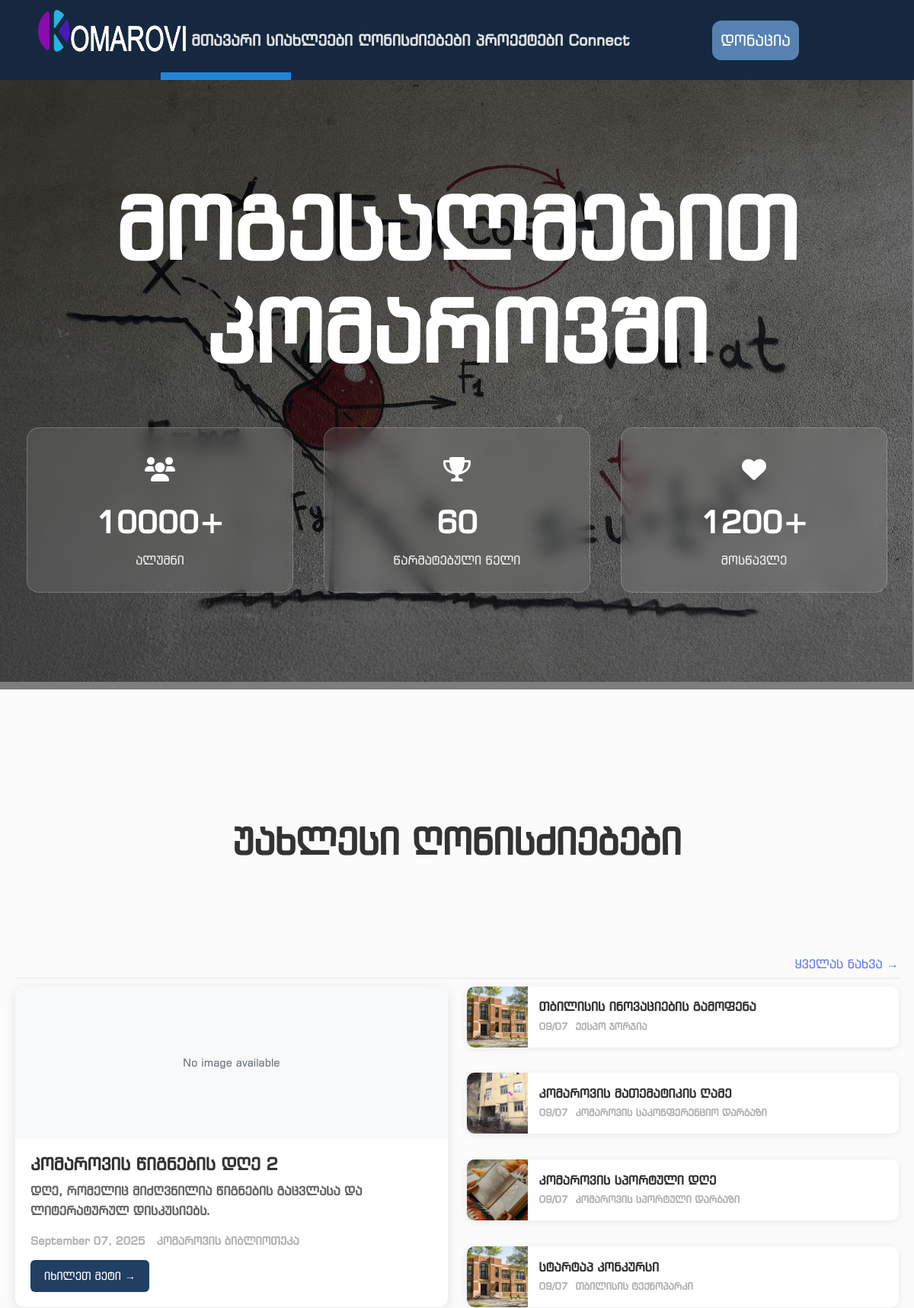
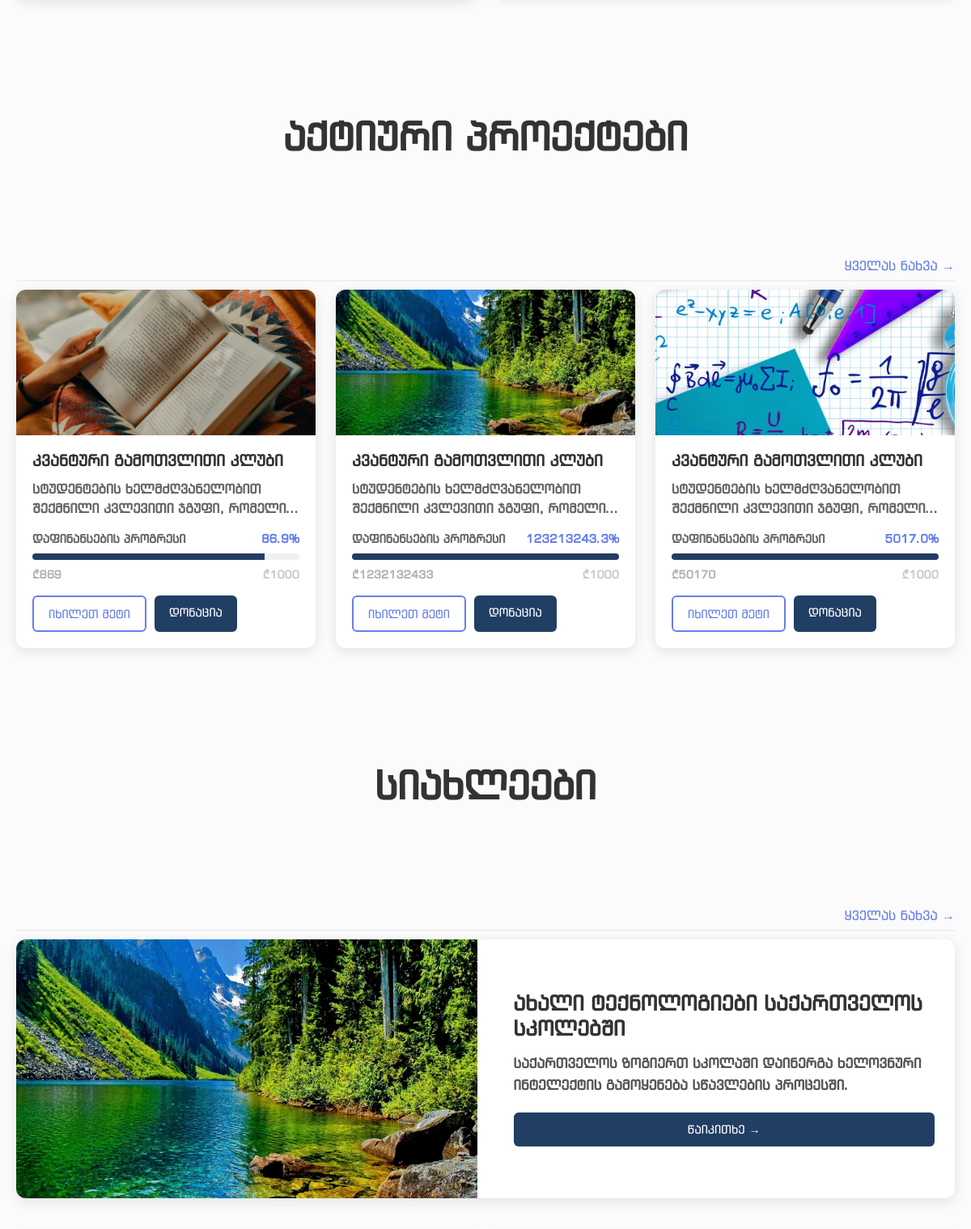
The page /home (upper part) on the database its author committed (2 pictures, top to bottom).
### models.py (models this page shows, shortened)
class Events(db.Model):
    id = db.Column(db.Integer, primary_key=True)
    title = db.Column(db.String(500), nullable=False)
    description = db.Column(db.Text)
    registration_link = db.Column(db.String(500))
    location = db.Column(db.String(500))
    image = db.Column(db.String(200))
    event_date = db.Column(db.DateTime)
    date_added = db.Column(db.DateTime, default=datetime.utcnow)

class Projects(db.Model):
    id = db.Column(db.Integer, primary_key=True)
    title = db.Column(db.String(500), nullable=False)
    description = db.Column(db.Text)
    funding_goal = db.Column(db.Integer, nullable=False, default=0)
    current_amount = db.Column(db.Integer, nullable=False, default=0)
    image = db.Column(db.String(200))
    date_added = db.Column(db.DateTime, default=datetime.utcnow)

class News(db.Model):
    id = db.Column(db.Integer, primary_key= True)
    name = db.Column(db.String(80), unique= False, nullable= False)
    img = db.Column(db.String(80), unique= False, nullable= False)
    description = db.Column(db.String(80), unique= False, nullable= False)
    date_added = db.Column(db.DateTime, default=datetime.utcnow)

### routes.py (the view)
@app.route("/")
@app.route("/home")
def home():
    all_events = Events.query.order_by(Events.date_added.desc()).all()
    all_news = News.query.order_by(News.date_added.desc()).all()
    all_projects = Projects.query.order_by(Projects.date_added.desc()).all()
    return render_template('index.html', current_page='home', events=all_events, news=all_news, projects=all_projects)

### templates/index.html (shortened to what this page needs)
{% extends "base.html" %} {% block head %}
<link
  rel="stylesheet"
  href="{{ url_for('static', filename='css/index.css') }}"
/>
<link
  rel="stylesheet"
  href="https://cdnjs.cloudflare.com/ajax/libs/font-awesome/6.0.0/css/all.min.css"
/>
{% endblock %} {% block content %}
<section class="hero-section">
  <div class="hero-overlay"></div>
  <div class="hero-content">
    <h1 class="hero-title">
      მოგესალმებით <br />
      კომაროვში
    </h1>
    <div class="hero-stats">
      <div class="stat-card">
        <div class="stat-icon">
          <i class="fas fa-users"></i>
        </div>
        <div class="stat-number">10000+</div>
        <div class="stat-label">ალუმნი</div>
      </div>
      <div class="stat-card">
        <div class="stat-icon">
          <i class="fas fa-trophy"></i>
        </div>
        <div class="stat-number">60</div>
        <div class="stat-label">წარმატებული წელი</div>
      </div>
      <div class="stat-card">
        <div class="stat-icon">
          <i class="fas fa-heart"></i>
        </div>
        <div class="stat-number">1200+</div>
        <div class="stat-label">მოსწავლე</div>
      </div>
    </div>
  </div>
</section>
<div class="main-container">
  {% if events %}
  <section class="preview-section">
    <div class="section-title-parent">
      <h2 class="section-title">უახლესი ღონისძიებები</h2>
    </div>
    <div class="section-header">
      <a href="{{ url_for('events') }}" class="section-link">ყველას ნახვა →</a>
    </div>
    <div class="events-preview">
      <div class="event-card featured-event">
        <div class="event-image">
          {% if events[0].image %}
          <img
            src="{{ url_for('static', filename='uploads/' + events[0].image) }}"
            alt="{{ events[0].title }}"
          />
          {% else %}
          <div class="no-image">No image available</div>
          {% endif %}
        </div>
        <div class="event-content">
          <h3 class="event-title">{{ events[0].title }}</h3>
          <p class="event-description limit-lines">
            {{ events[0].description }}
          </p>
          <div class="event-meta">
            <span class="event-date"
              >{{ events[0].date_added.strftime("%B %d, %Y") }}</span
            >
            <span class="event-location">{{ events[0].location }}</span>
          </div>
          <a
            href="{{ url_for('event', id=events[0].id) }}"
            class="btn btn-primary"
            >იხილეთ მეტი →</a
          >
        </div>
      </div>
      <div class="events-grid">
        {% for event in events[1:5] %}
        <div class="event-card mini-event">
          <div class="event-image-small">
            {% if event.image %}
            <img
              src="{{ url_for('static', filename='uploads/' + event.image) }}"
            />
            {% else %}
            <div class="no-image-small">No image</div>
            {% endif %}
          </div>
          <div class="event-content-small">
            <h4 class="event-title-small limit-line">{{ event.title }}</h4>
            <div class="event-meta-small limit-line">
              <span>{{ event.date_added.strftime("%m/%d") }}</span>
              <span>{{ event.location }}</span>
            </div>
          </div>
        </div>
        {% endfor %}
      </div>
    </div>
  </section>
  {% endif %}
  {% if projects %}
  <section class="preview-section">
    <div class="section-title-parent">
      <h2 class="section-title">აქტიური პროექტები</h2>
    </div>
    <div class="section-header">
      <a href="{{ url_for('projects') }}" class="section-link"
        >ყველას ნახვა →</a
      >
    </div>
    <div class="projects-preview">
      {% for project in projects[:3] %}
      <div class="project-card">
        <div class="project-image">
          <img
            src="{{ url_for('static', filename='uploads/' + project.image) if project.image else url_for('static', filename='default-project.jpg') }}"
            alt="{{ project.title }}"
          />
        </div>
        <div class="project-content">
          <h3 class="project-title limit-lines">{{ project.title }}</h3>
          <p class="project-description limit-lines">
            {{ project.description }}
          </p>
          <div class="progress-section">
            {% set progress_percent = (project.current_amount /
            project.funding_goal * 100)|round(1) if project.funding_goal > 0
            else 0 %}
            <div class="progress-labels">
              <span class="progress-label">დაფინანსების პროგრესი</span>
              <span class="progress-percent">{{ progress_percent }}%</span>
            </div>
            <div class="progress-container">
              <div
                class="progress-bar"
                style="width: {{ progress_percent }}%"
              ></div>
            </div>
            <div class="progress-amounts">
              <span>₾{{ project.current_amount }}</span>
              <span class="goal">₾{{ project.funding_goal }}</span>
            </div>
          </div>
          <div class="project-buttons">
            <a
              href="{{ url_for('project', id=project.id) }}"
              class="btn btn-outline"
              >იხილეთ მეტი</a
            >
            <a
              href="{{ url_for('donate', id=project.id) }}"
              class="btn btn-primary"
              >დონაცია</a
            >
          </div>
        </div>
      </div>
      {% endfor %}
    </div>
  </section>
  {% endif %}
  {% if news %}
  <section class="preview-section">
    <div class="section-title-parent">
      <h2 class="section-title">სიახლეები</h2>
    </div>
    <div class="section-header">
      <a href="{{ url_for('all_news') }}" class="section-link"
        >ყველას ნახვა →</a
      >
    </div>
    <div class="featured-news">
      <div class="featured-news-image">
        <img
          src="{{ url_for('static', filename='uploads/' + news[0].img) }}"
          alt="{{ news[0].name }}"
        />
      </div>
      <div class="featured-news-content">
        <h3 class="featured-news-title">{{ news[0].name }}</h3>
        <p class="featured-news-description">{{ news[0].description }}</p>
        <a
          href="{{ url_for('opened_news', news_id=news[0].id) }}"
          class="btn btn-primary"
          >წაიკითხე →</a
        >
      </div>
    </div>
  </section>
  {% endif %}
</div>
{% endblock %}

### static/css/main.css (style rules this page uses)
html, body { margin: 0; height: 100%; padding: 0; display: flex; flex-direction: column; overflow-x: hidden; background-color: rgb(251, 251, 252); font-family: "AlkSanet", "BpgExsqMtavruli", "BpgIngiriArial", Arial, Helvetica, sans-serif; }

### static/css/footer.css (style rules this page uses)
span, p { color: rgb(177, 177, 177); font-weight: bold; }
a { text-decoration: none; }

### rows shown on the page
Events: title "კომაროვის წიგნების დღე 2", description "დღე, რომელიც მიძღვნილია წიგნების გაცვლასა და ლიტერატურულ დისკუსიებს.", date_added "September 07, 2025", location "კომაროვის ბიბლიოთეკა"
Events: image (picture), title "თბილისის ინოვაციების გამოფენა", date_added "09/07", location "ექსპო ჯორჯია"
Events: image (placeholder picture), title "კომაროვის მათემატიკის ღამე", date_added "09/07", location "კომაროვის საკონფერენციო დარბაზი"
Events: image (picture), title "კომაროვის სპორტული დღე", date_added "09/07", location "კომაროვის სპორტული დარბაზი"
Events: image (picture), title "სტარტაპ კონკურსი", date_added "09/07", location "თბილისის ტექნოპარკი"
Projects: image (picture), title "კვანტური გამოთვლითი კლუბი", description "სტუდენტების ხელმძღვანელობით შექმნილი კვლევითი ჯგუფი,…", progress_percent "86.9", current_amount "869", funding_goal "1000"
Projects: image (picture), title "კვანტური გამოთვლითი კლუბი", description "სტუდენტების ხელმძღვანელობით შექმნილი კვლევითი ჯგუფი,…", progress_percent "123213243.3", current_amount "1232132433", funding_goal "1000"
Projects: image (picture), title "კვანტური გამოთვლითი კლუბი", description "სტუდენტების ხელმძღვანელობით შექმნილი კვლევითი ჯგუფი,…", progress_percent "5017.0", current_amount "50170", funding_goal "1000"
News: img (picture), name "ახალი ტექნოლოგიები საქართველოს სკოლებში", description "საქართველოს ზოგიერთ სკოლაში დაინერგა ხელოვნური ინტელექტის გამოყენება სწავლების პროცესში."
